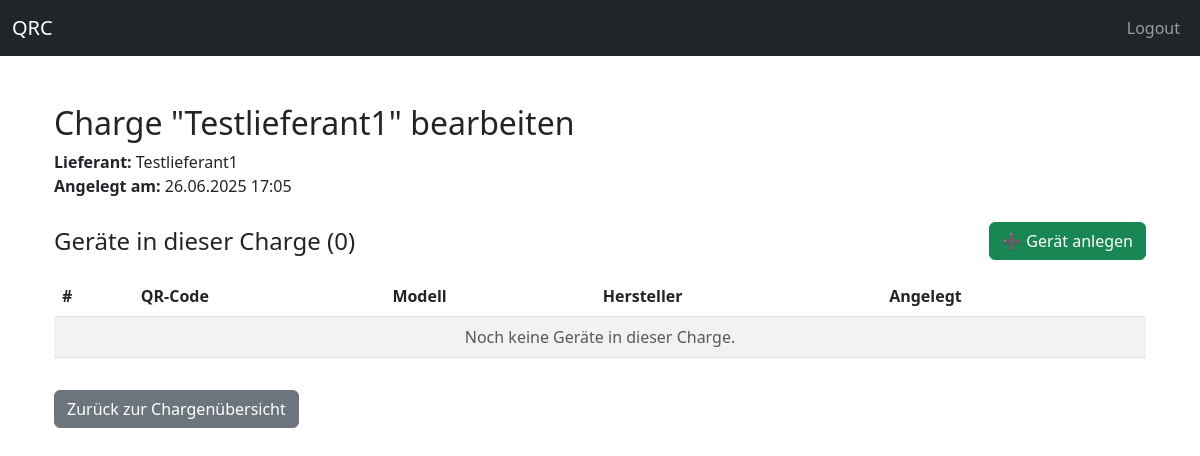
/admin/charge/1/bearbeiten (signed in), run on the app's committed database.
### app/models/charge_db.py (models this page shows)
class Charge(db.Model):
    __tablename__ = "charge"
    id = db.Column(db.Integer, primary_key=True)
    name = db.Column(db.String(50), nullable=False)
    angelegt_am = db.Column(db.DateTime, default=datetime.utcnow)
    lieferant_id = db.Column(db.Integer, db.ForeignKey("lieferant.id"))  # NEU
    geraete = db.relationship('Geraet', backref='charge', lazy=True)
    lieferant = db.relationship('Lieferant', back_populates='chargen')  # NEU

### app/models/lieferant_db.py (models this page shows)
class Lieferant(db.Model):
    __tablename__ = "lieferant"
    id = db.Column(db.Integer, primary_key=True)
    name = db.Column(db.String(100), nullable=False, unique=True)
    kontakt = db.Column(db.String(100))  # Optional, z.B. E-Mail/Telefon etc.
    chargen = db.relationship('Charge', back_populates='lieferant', lazy=True)

### app/routes/admin_routes.py (the view)
@admin_bp.route('/charge/<int:charge_id>/bearbeiten')
@login_required
def charge_bearbeiten(charge_id):
    from app.models.charge_db import Charge
    from app.models.geraet_db import Geraet as GeraetDB
    charge = Charge.query.get_or_404(charge_id)
    geraete = GeraetDB.query.filter_by(charge_id=charge.id).all()  # Alle Geräte dieser Charge
    return render_template('charge_bearbeiten.html', charge=charge, geraete=geraete)

### app/app.py (called while the page is built)
@login_manager.user_loader
def load_user(user_id):
    return Benutzer.query.get(int(user_id))

### app/templates/charge_bearbeiten.html
{% extends "base.html" %}
{% block content %}
<div class="container mt-5">
  <h2>Charge "{{ charge.name }}" bearbeiten</h2>
  <div class="mb-4">
    <strong>Lieferant:</strong> {{ charge.lieferant.name if charge.lieferant else "-" }}<br>
    <strong>Angelegt am:</strong> {{ charge.angelegt_am.strftime('%d.%m.%Y %H:%M') if charge.angelegt_am else "-" }}
  </div>
  <div class="d-flex justify-content-between align-items-center mb-3">
    <h4 class="mb-0">Geräte in dieser Charge ({{ geraete|length }})</h4>
    <a href="{{ url_for('geraete.geraet_neu') }}" class="btn btn-success">
      ➕ Gerät anlegen
    </a>
  </div>
  <table class="table table-striped">
    <thead>
      <tr>
        <th>#</th>
        <th>QR-Code</th>
        <th>Modell</th>
        <th>Hersteller</th>
        <th>Angelegt</th>
      </tr>
    </thead>
    <tbody>
      {% for geraet in geraete %}
      <tr>
        <td>{{ loop.index }}</td>
        <td>{{ geraet.qrcode }}</td>
        <td>{{ geraet.modell.name if geraet.modell else "-" }}</td>
        <td>{{ geraet.modell.hersteller.name if geraet.modell and geraet.modell.hersteller else "-" }}</td>
        <td>{{ geraet.angelegt_am.strftime('%d.%m.%Y %H:%M') if geraet.angelegt_am else "-" }}</td>
      </tr>
      {% else %}
      <tr>
        <td colspan="5" class="text-center text-muted">Noch keine Geräte in dieser Charge.</td>
      </tr>
      {% endfor %}
    </tbody>
  </table>
  <a href="{{ url_for('admin.chargen') }}" class="btn btn-secondary mt-3">Zurück zur Chargenübersicht</a>
</div>
{% endblock %}

### app/templates/base.html (style rules this page uses)
body { padding-top: 3.5rem; }

### data on the page
Charge: name "Testlieferant1", angelegt_am "26.06.2025 17:05"
Lieferant: lieferant "Testlieferant1"

### other printed values
{{ geraete|length }} "0"
